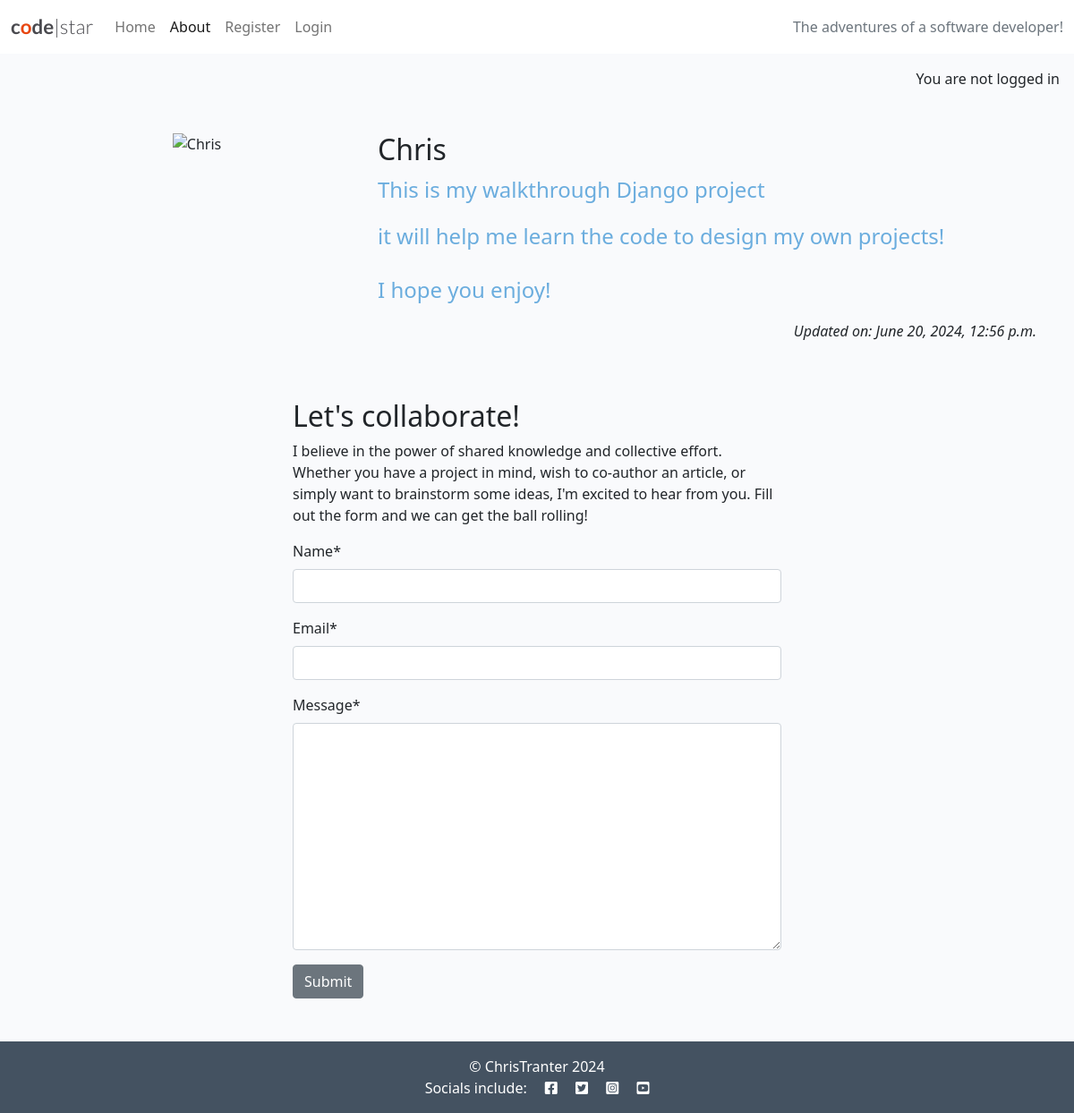
Page /about/ on the earlier database version.
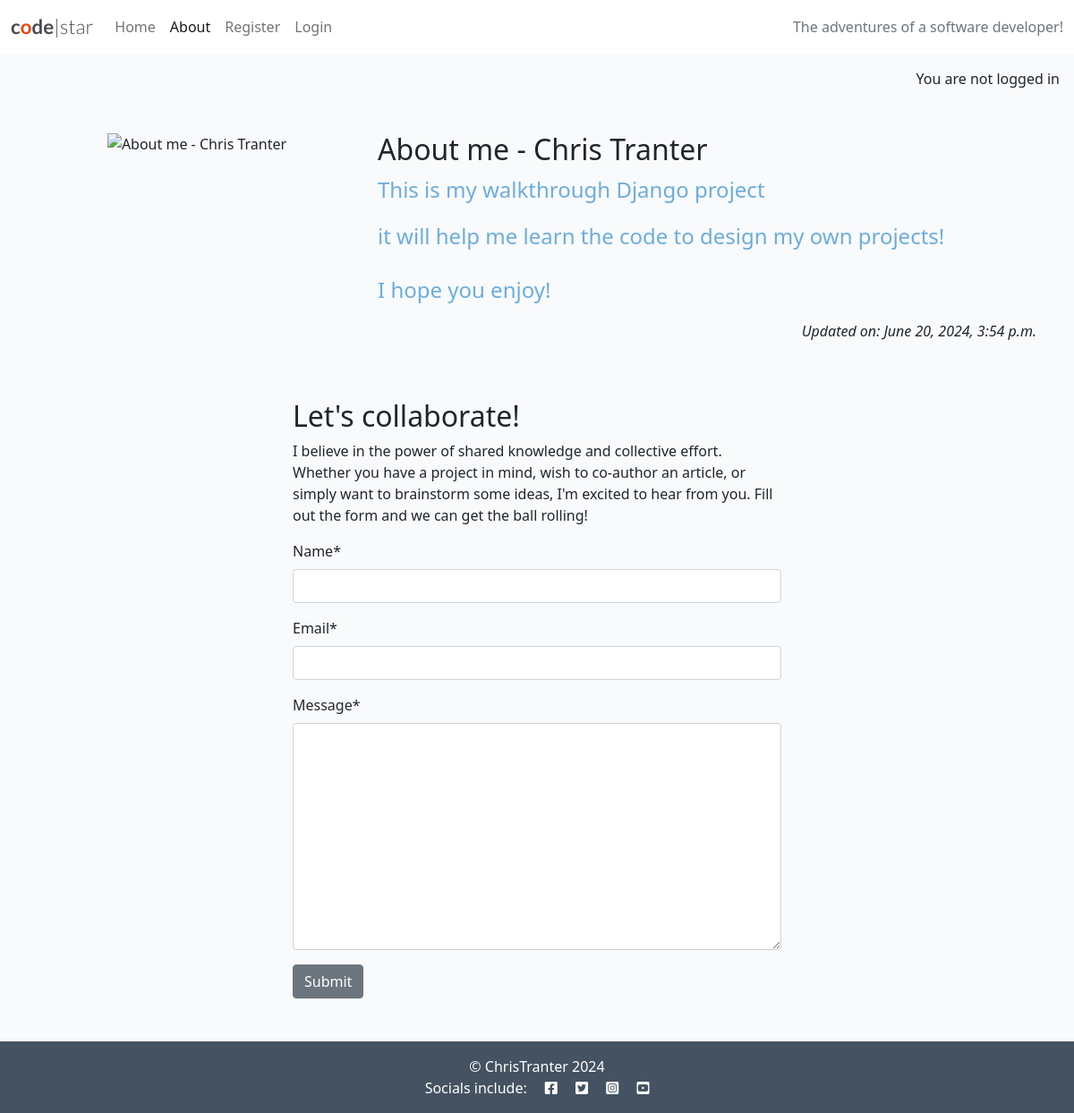
Same page on the later database version.
### about/models.py (models this page shows, shortened)
class About(models.Model):
    title = models.CharField(max_length=200)
    profile_image = CloudinaryField('image', default='placeholder')
    updated_on = models.DateTimeField(auto_now=True)
    content = models.TextField()

### about/views.py (the view)
# urls.py: path('', views.about_me, name='about'),
def about_me(request):
    if request.method == "POST":
        collaborate_form = CollaborateForm(data=request.POST)
        if collaborate_form.is_valid():
            collaborate_form.save()
            messages.add_message(request, messages.SUCCESS, "Collaboration request received! I endeavour to respond within 2 working days.")
    about = About.objects.all().order_by('-updated_on').first()
    collaborate_form = CollaborateForm()
    return render(
        request,
        "about/about.html",
        {"about": about,
        "collaborate_form": collaborate_form},
    )

### about/forms.py
class CollaborateForm(forms.ModelForm):
    class Meta:
        model = CollaborateRequest
        fields = ('name', 'email', 'message')

### about/templates/about/about.html (shortened to what this page needs)
{% extends 'base.html' %}
{% load static %}
{% load crispy_forms_tags %}
{% block content %}
<div class="container mt-5">
    <div class="row">
        <div class="col-12 col-md-4 text-center">
            {% if "placeholder" in about.profile_image.url %}
            <img class="profile-image" src="{% static 'images/nobody.jpg' %}">
            {% else %}
            <img class="profile-image" src="{{ about.profile_image.url }}" alt="{{ about.title }}">
            {% endif %}
        </div>
        <div class="col-12 col-md-8">
            <h2>{{ about.title }}</h2>
            {{ about.content | safe }}
        </div>
    </div>
    <div class="row">
        <div class="col text-right">
          <p class="text-end"><em>Updated on: {{ about.updated_on }}</em></p>
        </div>
    </div>
    <div class="row justify-content-center">
        <div class="col-12 col-md-6 my-5">
            <h2>Let's collaborate!</h2>
            <p>I believe in the power of shared knowledge and collective effort.
                Whether you have a project in mind, wish to co-author
                an article, or simply want to brainstorm some ideas,
                I'm excited to hear from you. Fill out the form
                and we can get the ball rolling!</p>
            <form method="post">
              {{ collaborate_form | crispy }}
              <button class="btn btn-secondary" type="submit">Submit</button>
            </form>
        </div>
    </div>
</div>
{% endblock content %}

### templates/base.html (shortened to what this page needs)
{% load static %}
{% url 'home' as home_url %}
{% url 'about' as about_url %}
{% url 'account_login' as login_url %}
{% url 'account_signup' as signup_url %}
{% url 'account_logout' as logout_url %}
<!DOCTYPE html>
<html class="h-100" lang="en">
<head>
    <link rel="stylesheet" href="https://cdnjs.cloudflare.com/ajax/libs/font-awesome/5.15.3/css/all.min.css">
    <link href="https://cdn.jsdelivr.net/npm/bootstrap@5.0.1/dist/css/bootstrap.min.css" rel="stylesheet"
>
    <link rel="stylesheet" href="{% static 'css/style.css' %}">
</head>
<body class="d-flex flex-column h-100 main-bg">
    <nav class="navbar navbar-expand-lg navbar-light bg-white">
        <div class="container-fluid">
            <a class="navbar-brand" href="{% url 'home' %}"><span class="brand">c<span class="red-o">o</span>de<span
                        class="thin">|star</span></span></a>
            <div class="collapse navbar-collapse" id="navbarText">
                <ul class="navbar-nav me-auto mb-2 mb-lg-0">
                    <li class="nav-item">
                        <a class="nav-link {% if request.path == home_url %}active{% endif %}" aria-current="page"
                            href="{% url 'home' %}">Home</a>
                    </li>
                    <li class="nav-item">
                        <a
                          class="nav-link
                          {% if request.path == about_url %}active{%endif%}"
                          aria-current="page"
                          href="{% url 'about' %}"
                          >About</a
                        >
                    </li>
                      {% if user.is_authenticated %}
                    <li class="nav-item">
                        <a class="nav-link {% if request.path == logout_url %}active{% endif %}" aria-current="page" href="{% url 'account_logout' %}">Logout</a>
                    </li>
                    {% else %}
                    <li class="nav-item">
                        <a class="nav-link {% if request.path == signup_url %}active{% endif %}" aria-current="page"
                            href="{% url 'account_signup' %}">Register</a>
                    </li>
                    <li class="nav-item">
                        <a class="nav-link {% if request.path == login_url %}active{% endif %}" aria-current="page" href="{% url 'account_login' %}">Login</a>
                    </li>
                    {% endif %}
                </ul>
                <span class="navbar-text text-muted">
                    The adventures of a software developer!
                </span>
            </div>
        </div>
    </nav>
    <main class="flex-shrink-0 main-bg">
        {% if user.is_authenticated %}
        <p class="text-end m-3">You are logged in as {{ user.username }}</p>
        {% else %}
        <p class="text-end m-3">You are not logged in</p>
        {% endif %}
        {% block content %}{% endblock content %}
    </main>
    <footer class="footer mt-auto py-3 dark-bg">
        <p class="m-0 text-center text-white">{% block copyright %} © ChrisTranter 2024 {% endblock copyright %}</p>
        <p class="m-0 text-center text-white">Socials include: <i class="fab fa-facebook-square ms-3"></i>
            <i class="fab fa-twitter-square ms-3"></i>
            <i class="fab fa-instagram-square ms-3"></i>
            <i class="fab fa-youtube-square ms-3"></i>
        </p>
    </footer>
</body>
</html>

### static/css/style.css (style rules this page uses)
body { background-color: #F9FAFC; }
.brand { font-family: Lato, sans-serif; font-size: 1.4rem; font-weight: 700; color: #4A4A4F; }
.red-o { color: #E84610; }
.thin { font-weight: 300; }
.dark-bg { background-color: #445261; }
.main-bg { background-color: #F9FAFC; }
.profile-image { width: 75%; }

Differences in the rows shown:
changed About: title "Chris" → "About me - Chris Tranter"; updated_on "June 20, 2024, 12:56 p.m." → "June 20, 2024, 3:54 p.m."
